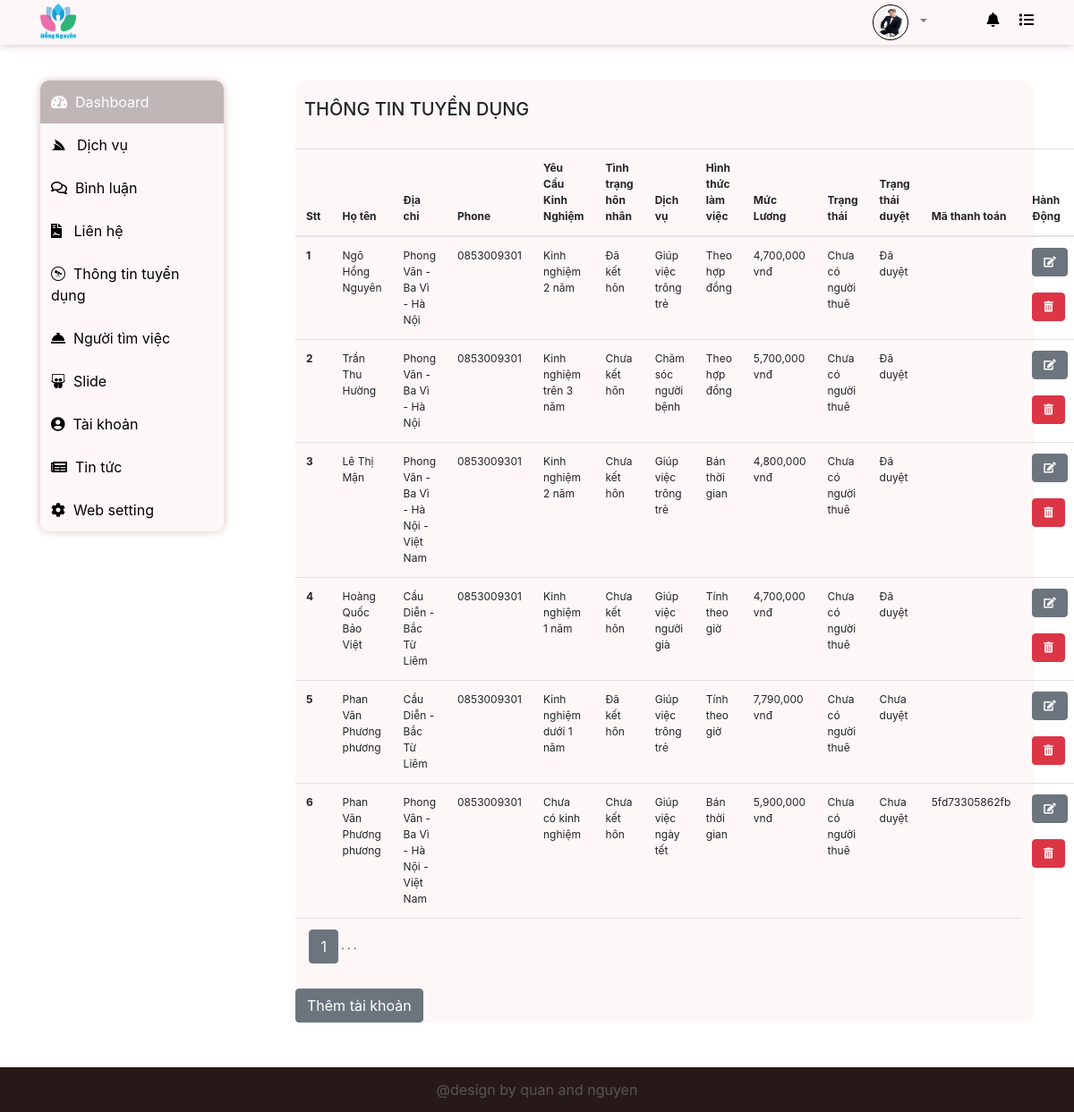
The app's page /admin/khach_hang/index.php (signed in) with its own data.
### tables this page shows
CREATE TABLE `tuyen_dung` (
  `id` int(11) NOT NULL,
  `id_user` int(11) NOT NULL,
  `id_dichvu` int(11) NOT NULL,
  `yeu_cau` varchar(225) NOT NULL COMMENT 'yêu cầu kinh nghiệm',
  `hinh_thuc_lam_viec` varchar(225) NOT NULL,
  `noi_lam_viec` varchar(225) NOT NULL,
  `muc_luong` float NOT NULL,
  `tom_tat` varchar(225) NOT NULL,
  `mo_ta` longtext NOT NULL,
  `status` bit(1) NOT NULL COMMENT 'tình trạng hôn nhân',
  `phone` varchar(50) NOT NULL,
  `trang_thai` bit(1) NOT NULL,
  `trang_thai_duyet` bit(1) NOT NULL,
  `ma_thanh_toan` varchar(225) NOT NULL
);

CREATE TABLE `users` (
  `id` int(11) NOT NULL,
  `ho_ten` varchar(50) NOT NULL,
  `ten_dang_nhap` varchar(50) NOT NULL,
  `mat_khau` varchar(50) NOT NULL,
  `email` varchar(225) NOT NULL,
  `ngay_sinh` date NOT NULL,
  `gioi_tinh` bit(1) NOT NULL,
  `hinh_anh` varchar(255) NOT NULL,
  `vai_tro` bit(1) NOT NULL,
  `trang_thai` bit(1) NOT NULL
);

CREATE TABLE `dich_vu` (
  `id` int(11) NOT NULL,
  `ten_dich_vu` varchar(225) NOT NULL,
  `mo_ta` longtext NOT NULL,
  `hinh_anh` varchar(225) NOT NULL
);

### dao/pdo.php (called while the page is built, shortened)
<?php
function connect()
{
    $host = "127.0.0.1";
    $dbname = "duan1";
    $db_username = "root";
    $db_password = "";
    return new PDO("mysql:host=$host;dbname=$dbname", $db_username, $db_password);
}
function selectAll($sql)
{
    $conne = connect();
    $stml = $conne->prepare($sql);
    $stml->execute();
    return $select = $stml->fetchAll();
}
function money($money)
{
    return number_format($money, 0, '.', ',');
}

### admin/khach_hang/index.php (the view, shortened to what this page needs)
<?php
require_once('../../dao/pdo.php');
if (!isset($_GET['product'])) {
    $product = 1;
} else {
    $product = $_GET['product'];
    if (!is_numeric($product) || $product <= 0) {
        header("Location:" . BASE_URL);
    }
}
$data = 6;
$sql = "SELECT count(*) FROM `tuyen_dung`";
$conn = connect();
$result = $conn->prepare($sql);
$result->execute();
$number = $result->fetchColumn();
$page = ceil($number / $data);
$tin = ($product - 1) * $data;
$giatri = selectAll("SELECT
  nv.* , us.ho_ten as ho_ten , dv.ten_dich_vu as ten_dich_vu , us.gioi_tinh as gioi_tinh , us.ngay_sinh as nam_sinh
FROM tuyen_dung nv
  JOIN dich_vu dv ON nv.id_dichvu = dv.id
 JOIN users us ON nv.id_user = us.id LIMIT $tin,$data
");
?>
<!DOCTYPE html>
<html lang="en">
<head>
    <?php include('../../link/style.php') ?>
    <link rel="stylesheet" href="../../content/css.css">
</head>
<body>
    <?php include('../layout/header.php'); ?>
    <div class="container-fluid">
        <div class="container">
            <div class="row">
                <div class="col-md-3">
                    <?php include('../layout/menu.php'); ?>
                </div>
                <div class="col-md-9" style="margin-top: 40px;">
                    <div class="content_admin" style="background-color: #fdf7f7;border-radius: 10px;">
                        <div class="tieu_de" style="padding: 20px 0 0 10px;">
                            <h5>THÔNG TIN TUYỂN DỤNG</h5>
                        </div>
                        <br>
                        <table class="table" style="font-size: 12px">
                            <thead>
                                <tr>
                                    <th scope="col">Stt</th>
                                    <th scope="col">Họ tên</th>
                                    <th scope="col">Địa chỉ</th>
                                    <th scope="col">Phone</th>
                                    <th scope="col">Yêu Cầu Kinh Nghiệm</th>
                                    <th scope="col">Tình trạng hôn nhân</th>
                                    <th scope="col">Dịch vụ</th>
                                    <th scope="col">Hình thức làm việc</th>
                                    <th scope="col">Mức Lương</th>
                                    <th scope="col">Trạng thái</th>
                                    <th scope="col">Trạng thái duyệt</th>
                                    <th scope="col">Mã thanh toán</th>
                                    <th scope="col">Hành Động</th>
                                </tr>
                            </thead>
                            <tbody>
                                <?php
                                $stt = 0;
                                foreach ($giatri as $item) {
                                ?>
                                    <tr>
                                        <th><?= $stt += 1 ?></th>
                                        <td><?= $item['ho_ten'] ?></td>
                                        <td><?= $item['noi_lam_viec'] ?></td>
                                        <td><?= $item['phone'] ?></td>
                                        <td><?= $item['yeu_cau'] ?></td>
                                        <td><?= ($item['status'] == 0) ? 'Đã kết hôn' : 'Chưa kết hôn' ?></td>
                                        <td><?= $item['ten_dich_vu'] ?></td>
                                        <td><?= $item['hinh_thuc_lam_viec'] ?></td>
                                        <td><?= money($item['muc_luong']) ?> vnđ</td>
                                        <td><?= ($item['trang_thai'] == 1) ? 'Đã có người thuê' : 'Chưa có người thuê' ?></td>
                                        <td><?= ($item['trang_thai_duyet'] == 1) ? 'Chưa duyệt' : 'Đã duyệt' ?></td>
                                        <td><?= $item['ma_thanh_toan'] ?></td>
                                        <td>
                                            <a href="edit_khach_hang.php?id=<?= $item['id'] ?>" class="btn btn-secondary" style="font-size: 12px"><i class="fas fa-edit"></i></a>
                                            <br>
                                            <br>
                                            <a href="index.php?id=<?= $item['id'] ?>" class="btn btn-danger" onclick="return confirm('Bạn muốn xóa thật chứ?')" style="font-size: 12px"><i class="fas fa-trash-alt"></i></a>
                                        </td>
                                    </tr>
                                <?php } ?>
                            </tbody>
                            <tfoot>
                                <tr>
                                    <td colspan="12">
                                        <?php
                                        for ($t = 1; $t <= $page; $t++) { ?>
                                            &nbsp;<a name="" id="" class="btn btn-secondary" href="index.php?product=<?= $t ?>" role="button"> <?= $t ?></a>
                                        <?php
                                        }
                                        ?>
                                        . . .
                                    </td>
                                </tr>
                            </tfoot>
                        </table>
                        <a href="add_khach_hang.php" class="btn btn-secondary">Thêm tài khoản</a>
                        <br>
                    </div>
                </div>
            </div>
        </div>
    </div>
    <?php include('../layout/footer.php'); ?>
</body>
</html>

### records on screen
tuyen_dung: stt "1", id_user.ho_ten "Ngô Hồng Nguyên", noi_lam_viec "Phong Vân - Ba Vì - Hà Nội", phone "0853009301", yeu_cau "Kinh nghiệm 2 năm", status "Đã kết hôn", id_dichvu.ten_dich_vu "Giúp việc trông trẻ", hinh_thuc_lam_viec "Theo hợp đồng", muc_luong "4,700,000", trang_thai "Chưa có người thuê", trang_thai_duyet "Đã duyệt"
tuyen_dung: stt "2", id_user.ho_ten "Trần Thu Hường", noi_lam_viec "Phong Vân - Ba Vì - Hà Nội", phone "0853009301", yeu_cau "Kinh nghiệm trên 3 năm", status "Chưa kết hôn", id_dichvu.ten_dich_vu "Chăm sóc người bệnh", hinh_thuc_lam_viec "Theo hợp đồng", muc_luong "5,700,000", trang_thai "Chưa có người thuê", trang_thai_duyet "Đã duyệt"
tuyen_dung: stt "3", id_user.ho_ten "Lê Thị Mận", noi_lam_viec "Phong Vân - Ba Vì - Hà Nội - Việt Nam", phone "0853009301", yeu_cau "Kinh nghiệm 2 năm", status "Chưa kết hôn", id_dichvu.ten_dich_vu "Giúp việc trông trẻ", hinh_thuc_lam_viec "Bán thời gian", muc_luong "4,800,000", trang_thai "Chưa có người thuê", trang_thai_duyet "Đã duyệt"
tuyen_dung: stt "4", id_user.ho_ten "Hoàng Quốc Bảo Việt", noi_lam_viec "Cầu Diễn - Bắc Từ Liêm", phone "0853009301", yeu_cau "Kinh nghiệm 1 năm", status "Chưa kết hôn", id_dichvu.ten_dich_vu "Giúp việc người già", hinh_thuc_lam_viec "Tính theo giờ", muc_luong "4,700,000", trang_thai "Chưa có người thuê", trang_thai_duyet "Đã duyệt"
tuyen_dung: stt "5", id_user.ho_ten "Phan Văn Phương phương", noi_lam_viec "Cầu Diễn - Bắc Từ Liêm", phone "0853009301", yeu_cau "Kinh nghiệm dưới 1 năm", status "Đã kết hôn", id_dichvu.ten_dich_vu "Giúp việc trông trẻ", hinh_thuc_lam_viec "Tính theo giờ", muc_luong "7,790,000", trang_thai "Chưa có người thuê", trang_thai_duyet "Chưa duyệt"
tuyen_dung: stt "6", id_user.ho_ten "Phan Văn Phương phương", noi_lam_viec "Phong Vân - Ba Vì - Hà Nội - Việt Nam", phone "0853009301", yeu_cau "Chưa có kinh nghiệm", status "Chưa kết hôn", id_dichvu.ten_dich_vu "Giúp việc ngày tết", hinh_thuc_lam_viec "Bán thời gian", muc_luong "5,900,000", trang_thai "Chưa có người thuê", trang_thai_duyet "Chưa duyệt", ma_thanh_toan "5fd73305862fb"
